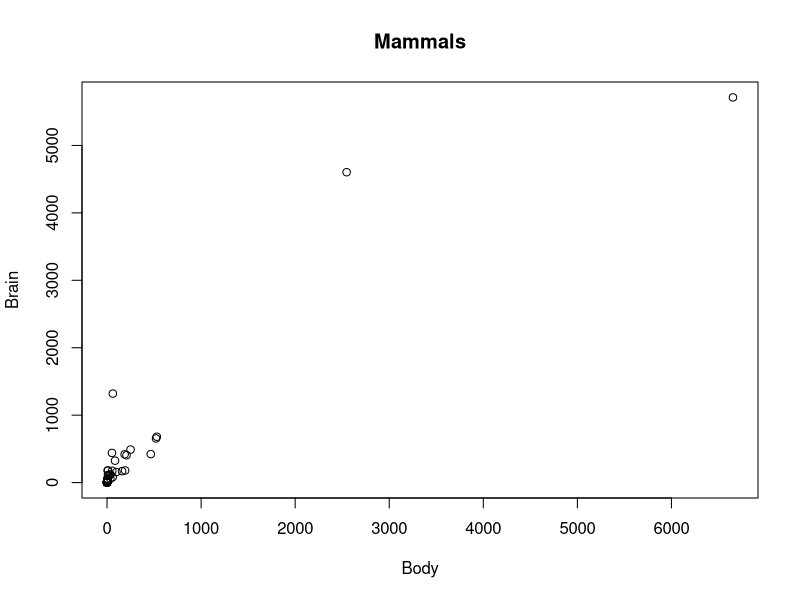
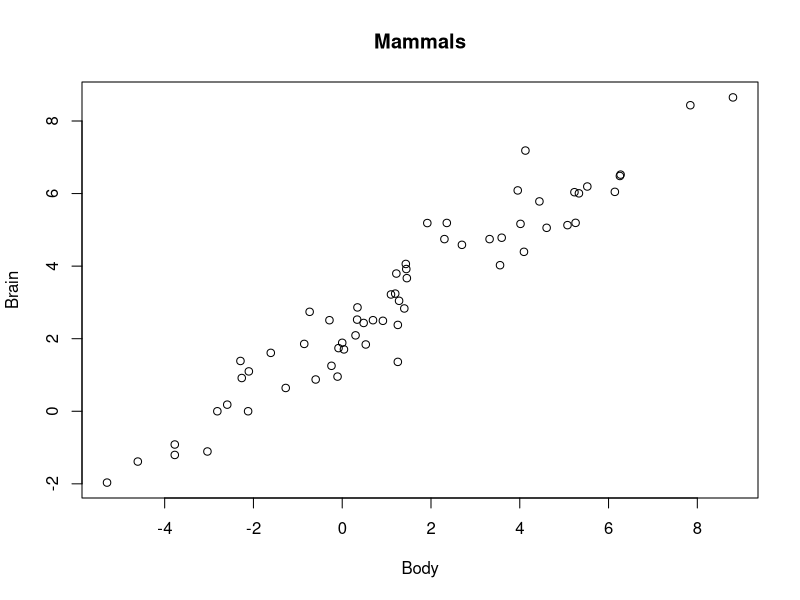

These figures' R source, in order:
library(MASS)
mammals
p=cor(mammals$body,mammals$brain,method="pearson")
s=cor(mammals$body,mammals$brain,method = "spearman")
if(abs(p-s)<0.5)
{
  print("similar")
}else{
  print("not similar")
}
#b
plot(mammals$body,mammals$brain,main="Mammals",xlab="Body",ylab="Brain")
#c
plot(log(mammals$body),log(mammals$brain),main="Mammals",xlab="Body",ylab="Brain")
